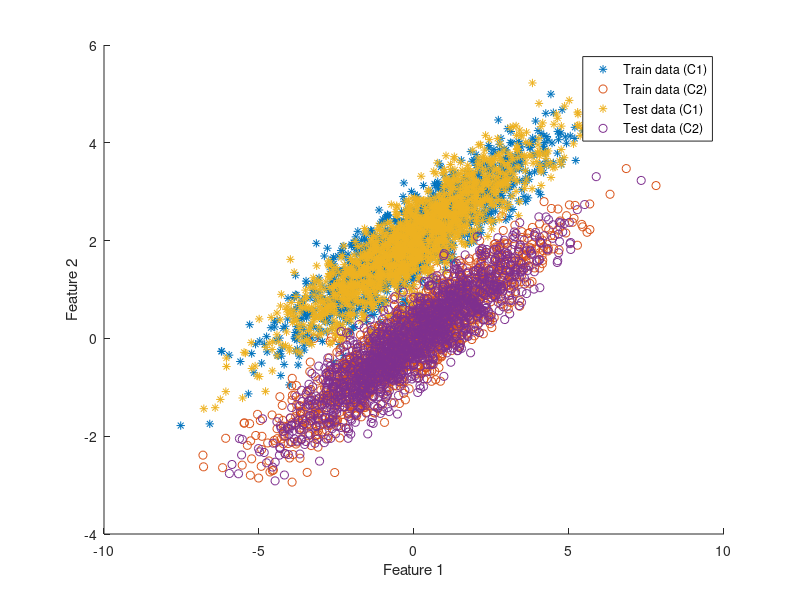
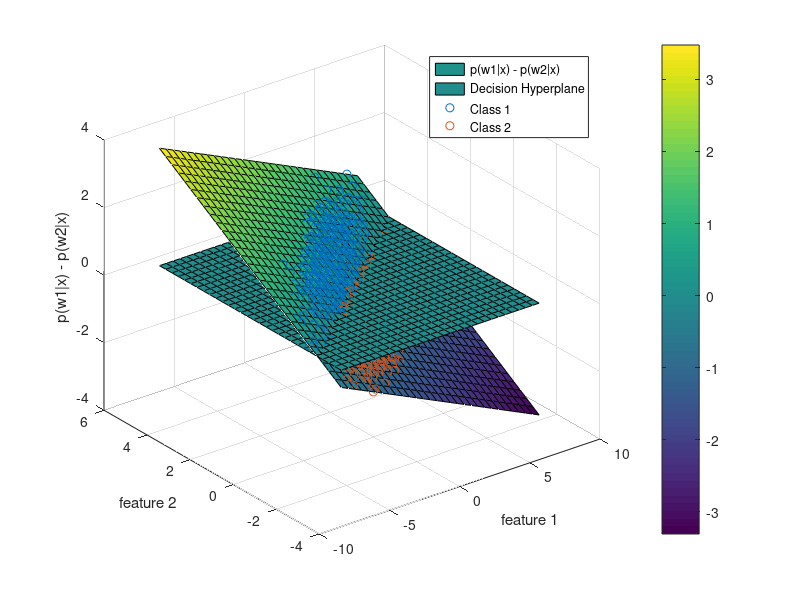
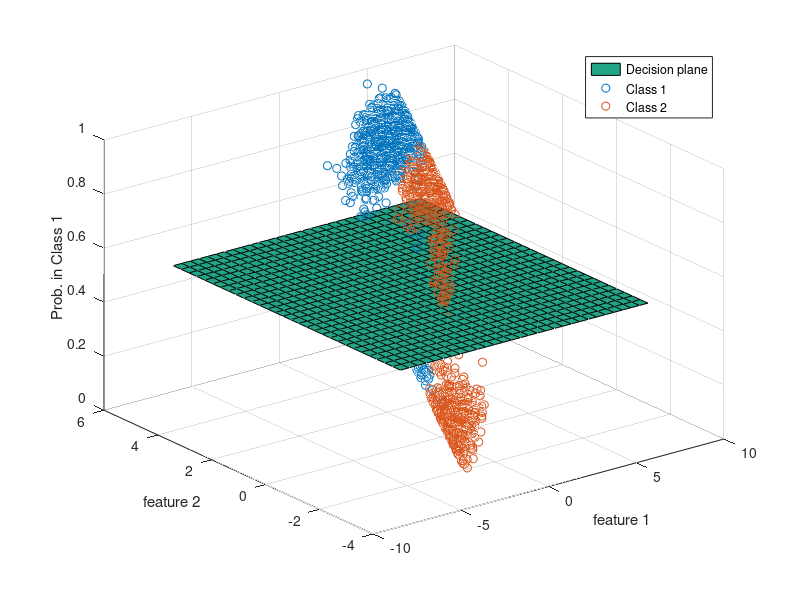

Here is the MATLAB script that generated these plots, in order:
%% This file is a demo for Problem 7.21 in [1], 
% i.e., design a Bayes classifier and a logistic classifier for two
% dimensional binary classification task.
% 
% [1] S. Theodoridis. Machine learning, a Bayesian and optimization
% prospective. Academic Press, 2015.
% 
% by JYI, 09/29/2018
clear all
close all
clc
%% data generation
rng(0)
N = 1500; 
Mu_1 = [0,2]; Sigma_1 = [4,1.8;1.8,1];
train_1 = mvnrnd(Mu_1,Sigma_1,N);
test_1 = mvnrnd(Mu_1,Sigma_1,N);

Mu_2 = [0,0]; Sigma_2 = [4,1.8;1.8,1];
train_2 = mvnrnd(Mu_2,Sigma_2,N);
test_2 = mvnrnd(Mu_2,Sigma_2,N);

figure; hold on;
plot(train_1(:,1),train_1(:,2),'*');
plot(train_2(:,1),train_2(:,2),'o');
plot(test_1(:,1),test_1(:,2),'*');
plot(test_2(:,1),test_2(:,2),'o');
xlabel('Feature 1'); ylabel('Feature 2');
legend('Train data (C1)','Train data (C2)','Test data (C1)','Test data (C2)');

%% compute mean and covariance from training data
est_mu_1 = mean(train_1);
est_mu_2 = mean(train_2);

cov_sum_1 = 0;
cov_sum_2 = 0;
for i = 1:N
    samp_temp_1 = train_1(i,:);
    cov_sum_1 = cov_sum_1 + samp_temp_1' * samp_temp_1;
    
    samp_temp_2 = train_2(i,:);
    cov_sum_2 = cov_sum_1 + samp_temp_2' * samp_temp_2;
end
est_sigma_1 = (1/N) * cov_sum_1;
est_sigma_2 = (1/N) * cov_sum_2;

clear samp_temp_1 samp_temp_2 cov_sum_1 cov_sum_2

%% construct classifier from training data
log_term = (1/2) * log( det(est_sigma_2) / det(est_sigma_1) ); 
Inv_est_sigma_1 = inv(est_sigma_1);
Inv_est_sigma_2 = inv(est_sigma_2);

classifier = @(x) log_term ...
                 + 1/2 * (x-est_mu_2) * Inv_est_sigma_2 * (x-est_mu_2)'...
                 - 1/2 * (x-est_mu_1) * Inv_est_sigma_1 * (x-est_mu_1)';
% if classifier(x) > 0, class 1; if classifier(x) < 0, class 2;

%% visualization of classification on test data
test_1_x1 = test_1(:,1);
test_1_x2 = test_1(:,2);

test_2_x1 = test_2(:,1);
test_2_x2 = test_2(:,2);

x1_min = min([min(test_1_x1),min(test_2_x1)]);
x1_max = max([max(test_1_x1),max(test_2_x1)]);

x2_min = min([min(test_1_x2),min(test_2_x2)]);
x2_max = max([max(test_1_x2),max(test_2_x2)]);

N_check = 30;
x1 = linspace(x1_min,x1_max,N_check);
x2 = linspace(x2_min,x2_max,N_check);
[X1,X2] = meshgrid(x1,x2);
Y = zeros(N_check,N_check);

for i = 1:N_check
    for j = 1:N_check
        samp_temp = [X1(i,j),X2(i,j)];
        Y(i,j) = classifier(samp_temp);
    end
end

figure; 
Y_dec = zeros(N_check,N_check);
surf(X1,X2,Y); hold on;
surf(X1,X2,Y_dec); % decision plane

% classifier acting on each sample from the test data
y_1 = [];
y_2 = [];
for i=1:N
    y_temp_1 = classifier( test_1(i,:) );
    y_1 = [y_1;y_temp_1];
    
    y_temp_2 = classifier( test_2(i,:) );
    y_2 = [y_2;y_temp_2];
end

scatter3(test_1_x1,test_1_x2,y_1);
scatter3(test_2_x1,test_2_x2,y_2);

xlabel('feature 1');
ylabel('feature 2');
zlabel('p(w1|x) - p(w2|x)');
legend('p(w1|x) - p(w2|x)','Decision Hyperplane','Class 1','Class 2');
colorbar
%% compute optimal theta in logistic classification

train_x = [train_1',train_2']; % (2,2N)
train_y = [ones(N,1);zeros(N,1)]; % (2N,1)

rng(0);
theta = randn(2,1) % intialization
step_size = 0.01;
MaxIte = 500;

for i=1:MaxIte
    weight_sum = theta'*train_x; % (1,2N)
    sigmoid = (1 ./ (1 + exp(-weight_sum)) )';
    search_dir = train_x * (sigmoid - train_y);
    theta = theta - step_size * search_dir;
end

prob_1 = @(x) 1 / (1+exp(-theta'*x)); % classifier: if > 0.5, class 1; if < 0.5, class 2;

test_x = [test_1',test_2'];
test_y = [];
NSample = 2*N;
for i=1:NSample
    test_y_temp = prob_1(test_x(:,i));
    test_y = [test_y;test_y_temp];
end

N_check = 30;
y_logistic_dec = 0.5*ones(N_check,N_check);
figure; 
surf(X1,X2,y_logistic_dec); hold on;
scatter3(test_1(:,1),test_1(:,2),test_y(1:N)); % class 1
scatter3(test_2(:,1),test_2(:,2),test_y(N+1:2*N)); % class 2

xlabel('feature 1');ylabel('feature 2');zlabel('Prob. in Class 1');
legend('Decision plane','Class 1','Class 2');

%% error rate computation in logistic classifier
test_y_1 = test_y(1:N); % if < 0.5, error classification;
test_y_2 = test_y(N+1:2*N); % if > 0.5, error classification; 

error_num = sum(test_y_1<0.5) + sum(test_y_2>0.5)
error_rate = error_num/NSample








